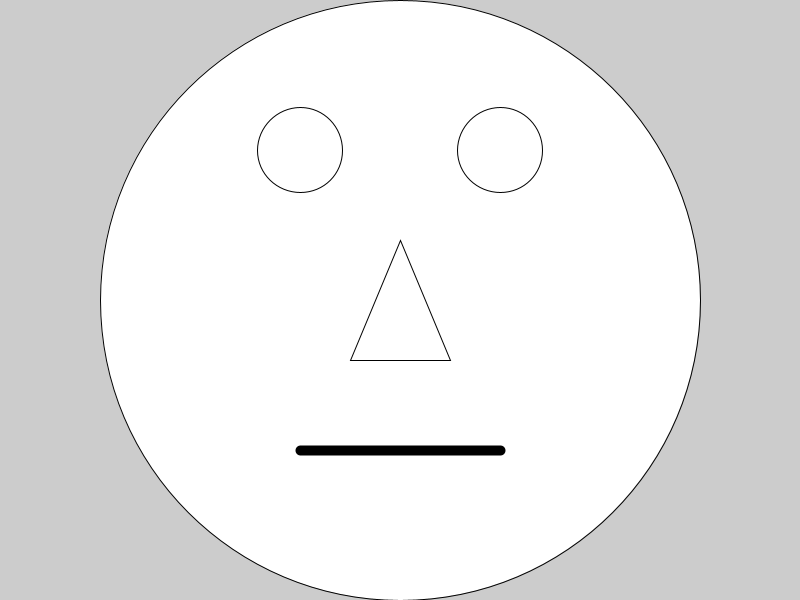
Frame 1 (no input)
Frame 60 (the mouse pressed at the canvas centre just before this capture): identical to frame 1, image omitted
Frame 120 (the mouse held since frame 60 and released just before this capture): identical to frame 1, image omitted

The Processing sketch that drew this single still picture (run headless with seeded random() and noise(); from frame 60 on, the mouse is pressed at the canvas centre):

// Processing sketch: Happy Face
// ── Happy Face.pde
//Global Variables
int reset;
int faceX, faceY, faceDiameter;
int leftEyeX, leftEyeY, leftEyeDiameter;
int rightEyeX, rightEyeY, rightEyeDiameter;
int noseX1, noseY1, noseX2, noseY2, noseX3, noseY3;
float mouthX1, mouthY1, mouthX2, mouthY2, mouthThick;
//int eyeballX, eyeballY, eyeballDiameter;

void setup() {
  size (800,600);
  //fullScreen();
  println("Screen Width is", displayWidth, "Screen Height is", displayHeight);
  //rect();
  faceX = width/2;
  faceY = height/2;
  faceDiameter = height;
  leftEyeX = width*3/8;
  leftEyeY = height*1/4;
  leftEyeDiameter = height/7;
  rightEyeX = width*5/8;
  rightEyeY = leftEyeY;
  rightEyeDiameter = leftEyeDiameter;
  //eyeballX = ;
  //eyeballY = ;
  //eyeballDiameter = ;
  noseX1 = width/2;
  noseY1 = height*2/5;
  noseX2 = width*7/16;
  noseY2 = height*6/10;
  noseX3 = width*9/16;
  noseY3 = noseY2;
  mouthX1 = leftEyeX;
  mouthY1 = height*3/4;
  mouthX2 = rightEyeX;
  mouthY2 = mouthY1;
  mouthThick = 10;
  reset = 1;
  //
  ellipse(faceX, faceY, faceDiameter, faceDiameter);
  ellipse(leftEyeX, leftEyeY, leftEyeDiameter, leftEyeDiameter);
  ellipse(rightEyeX, rightEyeY, rightEyeDiameter, rightEyeDiameter);
  //ellipse(eyeballX, eyeballY, eyeballDiameter);
  triangle(noseX1, noseY1, noseX2, noseY2, noseX3, noseY3);
  strokeWeight(mouthThick);
  line(mouthX1, mouthY1, mouthX2, mouthY2);
  strokeWeight(reset);
  
}//End setup

void draw() {
  
}//End draw

void keyPressed() {
 //Quit Keyboard Button
 if(key == 'q' || key=='Q') { exit(); }//End IF 
}//End keypressed

void mousePressed() {
}//End mousePressed
